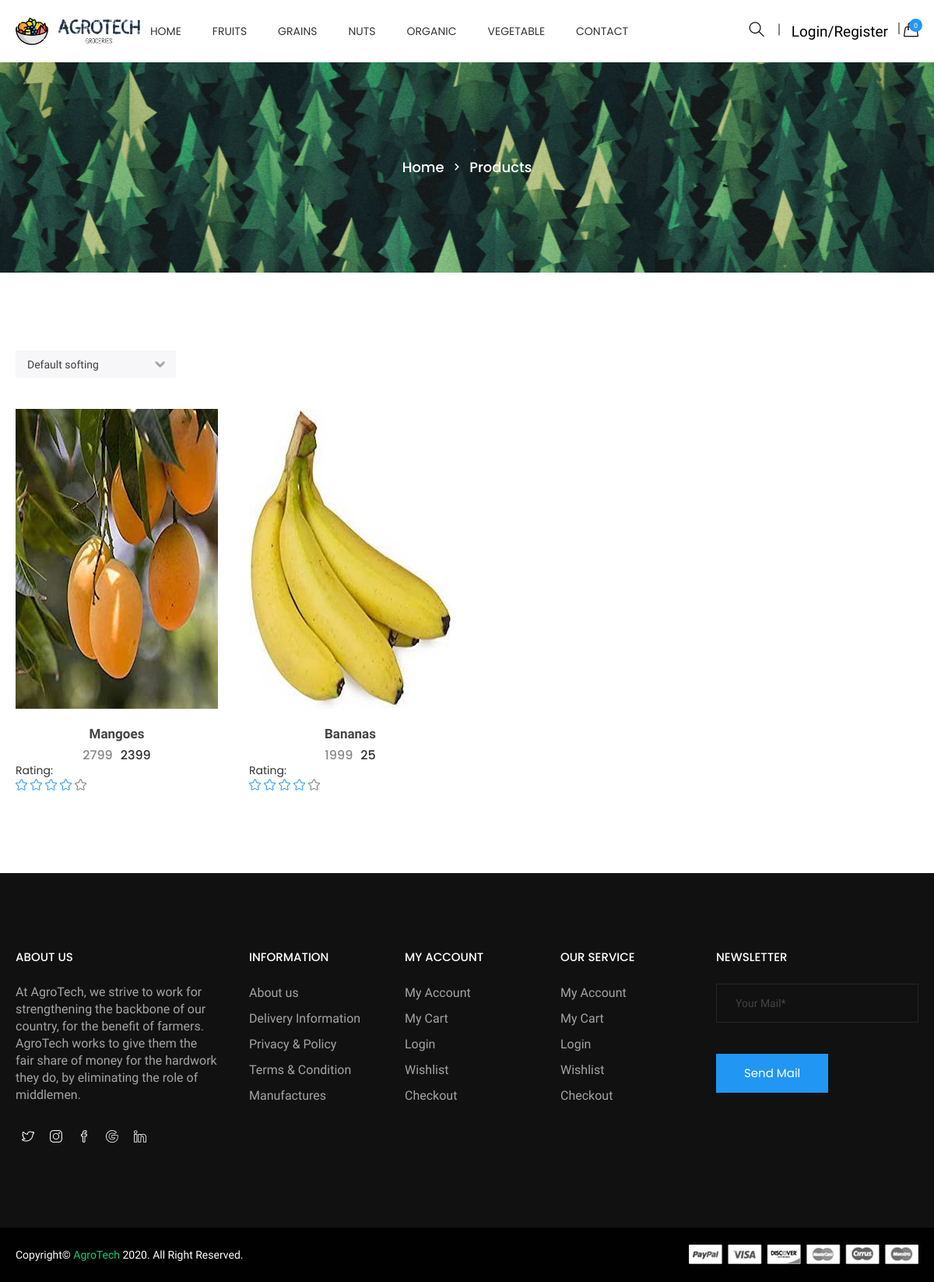
/categories.php?id=1&sub_categories=2, run on the app's committed database.
### tables this page shows
CREATE TABLE `categories` (
  `id` int NOT NULL,
  `categories` varchar(255) NOT NULL,
  `status` tinyint NOT NULL
);

CREATE TABLE `product` (
  `id` int NOT NULL,
  `categories_id` int NOT NULL,
  `sub_categories_id` int NOT NULL,
  `name` varchar(255) NOT NULL,
  `mrp` float NOT NULL,
  `price` float NOT NULL,
  `qty` int NOT NULL,
  `image` varchar(255) NOT NULL,
  `short_desc` varchar(2000) NOT NULL,
  `description` text NOT NULL,
  `best_seller` int NOT NULL,
  `meta_title` varchar(2000) NOT NULL,
  `meta_desc` varchar(2000) NOT NULL,
  `meta_keyword` varchar(2000) NOT NULL,
  `added_by` int NOT NULL,
  `status` tinyint NOT NULL,
  `Rating` int NOT NULL
);

### add_to_cart.inc.php (called while the page is built, shortened)
<?php
class add_to_cart{
	function totalProduct(){
		if(isset($_SESSION['cart'])){
			return count($_SESSION['cart']);
		}else{
			return 0;
		}
	}
}
?>

### functions.inc.php (called while the page is built, shortened)
<?php
function get_product($con,$limit='',$cat_id='',$product_id='',$search_str='',$sort_order='',$is_best_seller='',$sub_categories=''){
	$sql="select product.*,categories.categories from product,categories where product.status=1 ";
	if($cat_id!=''){
		$sql.=" and product.categories_id=$cat_id ";
	}
	if($sub_categories!=''){
		$sql.=" and product.sub_categories_id=$sub_categories ";
	}
	$sql.=" and product.categories_id=categories.id ";
	if($sort_order!=''){
		$sql.=$sort_order;
	}else{
		$sql.=" order by product.id desc ";
	}
	$res=mysqli_query($con,$sql);
	$data=array();
	while($row=mysqli_fetch_assoc($res)){
		$data[]=$row;
	}
	return $data;
}
?>

### top.php (the view, shortened to what this page needs)
<?php
require('connection.inc.php');
require('functions.inc.php');
require('add_to_cart.inc.php');
$cat_res=mysqli_query($con,"select * from categories where status=1 order by categories asc");
$cat_arr=array();
while($row=mysqli_fetch_assoc($cat_res)){
	$cat_arr[]=$row;
}
$obj=new add_to_cart();
$totalProduct=$obj->totalProduct();
?>
<!doctype html>
<html class="no-js" lang="en">
<head>
    <link rel="stylesheet" href="css/bootstrap.min.css">
    <link rel="stylesheet" href="css/owl.carousel.min.css">
    <link rel="stylesheet" href="css/owl.theme.default.min.css">
    <link rel="stylesheet" href="css/core.css">
    <link rel="stylesheet" href="css/shortcode/shortcodes.css">
    <link rel="stylesheet" href="style.css">
    <link rel="stylesheet" href="css/responsive.css">
    <link rel="stylesheet" href="css/custom.css">
</head>
<body>
    <div class="wrapper">
        <header id="htc__header" class="htc__header__area header--one">
            <div id="sticky-header-with-topbar" class="mainmenu__wrap sticky__header">
                <div class="container">
                    <div class="row">
                        <div class="menumenu__container clearfix">
                            <div class="col-lg-2 col-md-2 col-sm-3 col-xs-5">
                                <div class="logo">
                                     <a href="index.php"><img src="images/logo/4.png" alt="logo images"></a>
                                </div>
                            </div>
                            <div class="col-md-7 col-lg-6 col-sm-5 col-xs-3">
                                <nav class="main__menu__nav hidden-xs hidden-sm">
                                    <ul class="main__menu">
                                        <li class="drop"><a href="index.php">Home</a></li>
                                        <?php
										foreach($cat_arr as $list){
											?>
											<li class="drop"><a href="categories.php?id=<?php echo $list['id']?>"><?php echo $list['categories']?></a>
											</li>
											<?php
										}
										?>
                                        <li><a href="contact.php">contact</a></li>
                                    </ul>
                                </nav>
                            </div>
                            <div class="col-md-3 col-lg-4 col-sm-4 col-xs-4">
                                <div class="header__right">
									<?php
									$class="mr15";
									?>
									<div class="header__search search search__open <?php echo $class?>">
                                        <a href="#" onclick="focusearch()"><i class="icon-magnifier icons"></i></a>
                                    </div>
                                    <div class="header__account">
										<?php if(isset($_SESSION['USER_LOGIN'])){
											?>
											<nav class="navbar navbar-expand-lg navbar-light bg-light">
											   <button class="navbar-toggler" type="button" data-toggle="collapse" data-target="#navbarSupportedContent" aria-controls="navbarSupportedContent" aria-expanded="false" aria-label="Toggle navigation">
												<span class="navbar-toggler-icon"></span>
											  </button>
											  <div class="collapse navbar-collapse" id="navbarSupportedContent">
												<ul class="navbar-nav mr-auto">
												  <li class="nav-item dropdown">
													<a class="nav-link dropdown-toggle" href="#" id="navbarDropdown" role="button" data-toggle="dropdown" aria-haspopup="true" aria-expanded="false">
													  Hi <?php echo $_SESSION['USER_NAME']?>
													</a>
													<div class="dropdown-menu" aria-labelledby="navbarDropdown">
													  <a class="dropdown-item" href="my_order.php">Order</a>
													  <a class="dropdown-item" href="profile.php">Profile</a>
													  <div class="dropdown-divider"></div>
													  <a class="dropdown-item" href="logout.php">Logout</a>
													</div>
												  </li>
												</ul>
											  </div>
											</nav>
											<?php
										}else{
											echo '<a href="login.php" id="onchange" class="mr15">Login/Register</a>';
										}
										?>
                                    </div>
                                    <div class="htc__shopping__cart">
										<a class="cart__menu" href="#"><i class="icon-handbag icons"></i></a>
                                        <a href="cart.php"><span class="htc__qua"><?php echo $totalProduct?></span></a>
                                    </div>
                                </div>
                            </div>
                        </div>
                    </div>
                </div>
            </div>
        </header>

### categories.php (shortened to what this page needs)
<?php
require('top.php');
	?>
	<?php
$cat_id=mysqli_real_escape_string($con,$_GET['id']);
$sub_categories='';
if(isset($_GET['sub_categories'])){
	$sub_categories=mysqli_real_escape_string($con,$_GET['sub_categories']);
}
$sort_order="";
if($cat_id>0 && ($sub_categories!='' && $sub_categories>=0)){
	$get_product=get_product($con,'',$cat_id,'','',$sort_order,'',$sub_categories);
}else{
	?>
	<script>
	window.location.href='index.php';
	</script>
	<?php
}
?>
        <div class="ht__bradcaump__area" style="background: rgba(0, 0, 0, 0) url(images/bg/4.jpg) no-repeat scroll center center / cover ;">
            <div class="ht__bradcaump__wrap">
                <div class="container">
                    <div class="row">
                        <div class="col-xs-12">
                            <div class="bradcaump__inner">
                                <nav class="bradcaump-inner">
                                  <a class="breadcrumb-item" href="index.php">Home</a>
                                  <span class="brd-separetor"><i class="zmdi zmdi-chevron-right"></i></span>
                                  <span class="breadcrumb-item active">Products</span>
                                </nav>
                            </div>
                        </div>
                    </div>
                </div>
            </div>
        </div>
        <section class="htc__product__grid bg__white ptb--100">
            <div class="container">
                <div class="row">
					<?php if(count($get_product)>0){?>
                    <div class="col-lg-12 col-md-12 col-sm-12 col-xs-12">
                        <div class="htc__product__rightidebar">
                            <div class="htc__grid__top">
                                <div class="htc__select__option">
                                    <select class="ht__select" onchange="sort_product_drop('<?php echo $cat_id?>','<?php echo $sub_categories?>','<?php echo SITE_PATH?>')" id="sort_product_id">
                                        <option value="">Default softing</option>
                                    </select>
                                </div>
                            </div>
                            <div class="row">
                                <div class="shop__grid__view__wrap">
                                    <div role="tabpanel" id="grid-view" class="single-grid-view tab-pane fade in active clearfix">
                                        <?php
										foreach($get_product as $list){
											$rating = $list['Rating'];
										?>
										<div class="col-md-4 col-lg-3 col-sm-4 col-xs-12">
											<div class="category">
												<div class="ht__cat__thumb">
													<a href="product.php?id=<?php echo $list['id']?>">
														<img src="<?php echo PRODUCT_IMAGE_SITE_PATH.$list['image']?>" alt="product images">
													</a>
												</div>
												<div class="fr__hover__info">
													<ul class="product__action">
													</ul>
												</div>
												<div class="fr__product__inner">
													<h4><a href="product.php?id=<?php echo $list['id']?>"><?php echo $list['name']?></a></h4>
													<ul class="fr__pro__prize">
														<li class="old__prize"><?php echo $list['mrp']?></li>
														<li><?php echo $list['price']?></li>
													</ul>
												</div>
												<h4>Rating: </h4>
                                        <ul class="rating">
                                <?php
                                for ($i=0; $i < $rating; $i++) {
                                    echo '<li><i class="icon-star icons"></i></li>';
                                }
                                for ($i=0; $i < 5-$rating; $i++) {
                                    echo '<li class="old"><i class="icon-star icons"></i></li>';
                                } ?>
											</div>
										</div>
										<?php } ?>
                                    </div>
							   </div>
                            </div>
                        </div>
                    </div>
					<?php } else {
						echo "Data not found";
					} ?>
				</div>
            </div>
        </section>
<?php require('footer.php')?>

### style.css (style rules this page uses)
.category { position: relative; margin-top: 40px; }
.fr__hover__info { position: absolute; right: 20px; top: 20px; }
.fr__product__inner { padding-top: 23px; text-align: center; }
.fr__product__inner h4 a { color: #444; font-family: Old Standard TT; font-size: 17px; font-weight: 600; text-transform: capitalize; transition: all 0.3s ease 0s; }
.fr__pro__prize { display: flex; justify-content: center; margin-top: 6px; }
.fr__pro__prize li { color: #313131; font-family: Poppins; font-size: 16px; font-weight: 500; margin: 0 5px; }
.fr__pro__prize li.old__prize { color: #888888; }
.product__action { display: flex; justify-content: center; flex-flow: column; }
.category { overflow: hidden; position: relative; }
.rating { display: flex; }
.rating li i { color: #2196F3; font-size: 15px; }
.rating li + li { margin-left: 4px; }
.rating li.old i { color: #777777; }
.ht__bradcaump__wrap { align-items: center; display: flex; height: 270px; }
.breadcrumb-item { color: #fff; font-family: "Poppins",sans-serif; font-size: 18px; font-weight: 500; text-transform: capitalize; }
.bradcaump-inner a.breadcrumb-item { font-weight: 500; }
.brd-separetor { padding: 0 10px; }
.brd-separetor i { color: #ffffff; font-size: 18px; }
.bradcaump__inner { text-align: center; }
.htc__grid__top { display: flex; justify-content: space-between; }
.htc__select__option { display: flex; }
select.ht__select { background-color: #f7f6f8; border: 0 none; -webkit-appearance: none; -moz-appearance: none; -ms-appearance: none; -o-appearance: none; background-image: url("images/icons/select-option.png"); background-position: right 7% center; background-size: contain; background-repeat: no-repeat; padding: 0 32px 0 15px; background-size: 14px; height: 35px; color: #3f3f3f; }
.ht__cat__thumb a img { width: 100%; }

### css/shortcode/default.css (style rules this page uses)
*, h1, h2, h3, h4, h5, h6, p, ul, a { margin: 0; padding: 0; }
html { font-size: 100%; }
body { font-family: 'Old Standard TT', serif; color: #666666; font-weight: 400; font-size: 14px; line-height: 24px; -webkit-font-smoothing: antialiased; -moz-osx-font-smoothing: grayscale; }
h1, h2, h3, h4, h5, h6, .h1, .h2, .h3, .h4, .h5, .h6 { font-family: 'Poppins', sans-serif; color: #313131; font-weight: 400; -webkit-font-variant-ligatures: common-ligatures; font-variant-ligatures: common-ligatures; margin-top: 0; margin-bottom: 0; }
h4, .h4 { font-size: 14px; font-weight: 400; }
ul, ol { list-style: none; }
a { color: #333; }
h1 a, h2 a, h3 a, h4 a, h5 a, h6 a { color: inherit }
body { overflow-x: hidden; }
a, .btn { transition: all 0.3s ease-out 0s; }
input, select, textarea { transition: all 0.5s ease-out 0s; }
img, .img { max-width: 100%; transition: all 0.3s ease-out 0s; }
p + img, img:last-child { margin-bottom: 0; }
body { background: #fff; }
.bg__white { background: #fff; }
select { width: 100%; }
.ptb--100 { padding: 100px 0 }

### css/shortcode/header.css (style rules this page uses)
.main__menu { display: flex; justify-content: center; }
.main__menu > li > a { color: #333333; display: block; font-size: 14px; height: 80px; line-height: 80px; position: relative; text-transform: uppercase; font-family: 'Poppins', sans-serif; }
.main__menu li { position: relative; margin: 0 20px; }
.logo a { display: block; }
.header__right { display: flex; justify-content: flex-end; height: 80px; align-items: center; }
.header__search a i { color: #000000; font-size: 19px; position: relative; }
.htc__shopping__cart { position: relative; }
.htc__shopping__cart a span.htc__qua { background: #2196F3; border-radius: 100%; color: #fff; font-size: 9px; height: 17px; line-height: 19px; position: absolute; right: -5px; text-align: center; top: -4px; width: 17px; }
.header__search a { padding-right: 20px; position: relative; }
.header__search a::before { background: #898989; content: ""; height: 15px; position: absolute; right: 0; top: 50%; -webkit-transform: translateY(-70%); transform: translateY(-70%); width: 2px; }
.header__account a { color: #000; font-size: 19px; margin-right: 5px; padding-right: 15px; position: relative; line-height: 35px; }
.header__account a::before { background: #898989 none repeat scroll 0 0; content: ""; height: 15px; position: absolute; right: 0; width: 2px; }
.main__menu li.drop { position: relative; }
.logo { align-items: center; display: flex; height: 80px; justify-content: flex-start; }
.mr15 { margin-right:15px; }
.mr15::before { top:0px; }

### data on the page
categories: categories "FRUITS"
categories: categories "GRAINS"
categories: categories "NUTS"
categories: categories "ORGANIC"
categories: categories "VEGETABLE"
product: image (picture), name "Mangoes", mrp "2799", price "2399", Rating 4 (drawn)
product: image (picture), name "Bananas", mrp "1999", price "25", Rating 4 (drawn)

### other printed values
$totalProduct "0"
